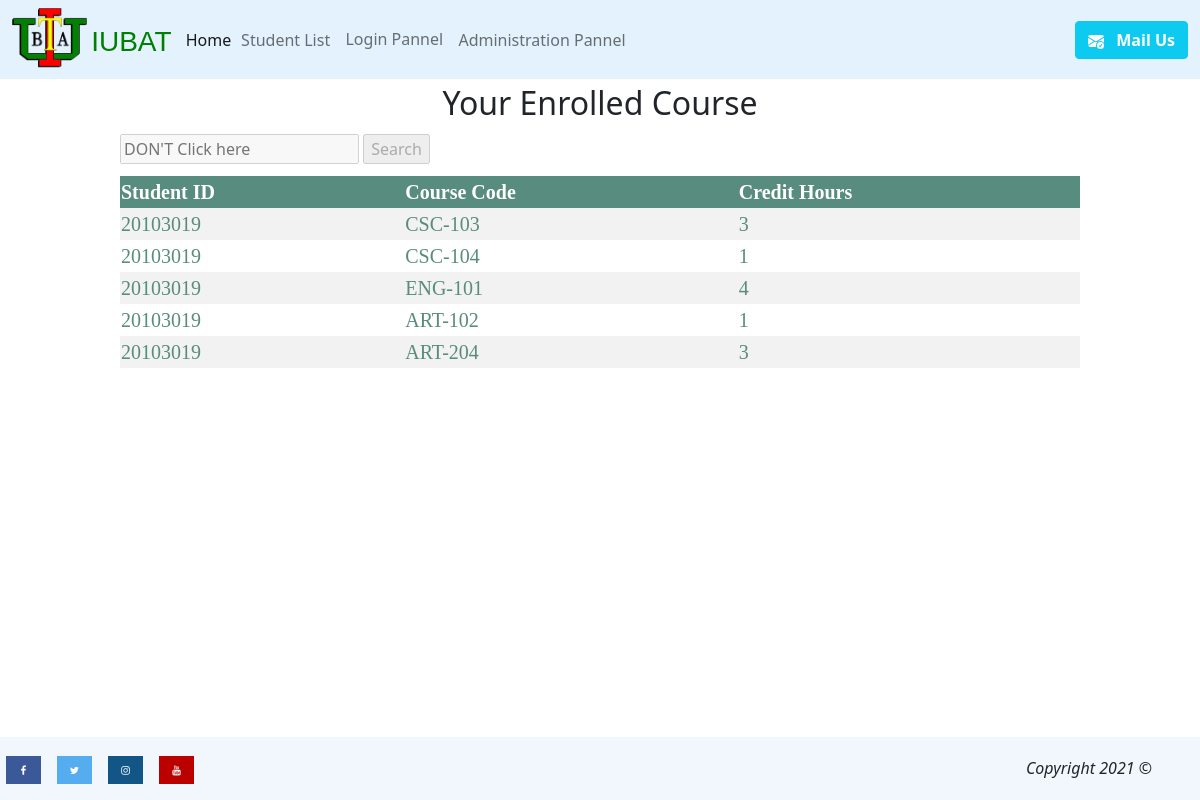
Screenshot of /homepage/show_stu_course.php (signed in) with the database file from the repository.
### tables this page shows
CREATE TABLE `course_enroll` (
  `student_id` int(10) NOT NULL,
  `faculty_id` int(10) NOT NULL,
  `course_code` varchar(20) NOT NULL,
  `credit_hours` int(10) NOT NULL
);

### homepage/show_stu_course.php (the view, shortened to what this page needs)
<!DOCTYPE html>
<html lang="en">
<head>
</head>
<body>
<?php
$rec = $_SESSION['user_login'];
include('header.php');
?>
<h2 style="margin-top: 7%; margin-bottom:1%; text-align:center">Your Enrolled Course</h2>
<form action="" method="post">
<div style="margin-left: 10%;">
<input type="text" name="search_name" id="search" disabled placeholder="DON'T Click here" required> <input type="submit" name="search" disabled value="Search">
</div>
</form>
<table style="margin-top: 1%; margin-bottom:16%;" >
<tr>
    <th>Student ID</th>
    <th>Course Code</th>
    <th>Credit Hours</th>
</tr>
<?php
include('connection.php');
if(isset($_REQUEST['search'])){
    $recv = $_REQUEST['search_name'];
    $sql = "SELECT * FROM `course_enroll` WHERE student_id = '$recv'";
}else
       $sql = "SELECT * FROM `course_enroll` WHERE `student_id`='$rec';";
       $result = mysqli_query($conn,$sql);
       if($result){
?>
<?php
       while ($data = mysqli_fetch_assoc($result)){
        ?>
            <tr>
                <td><?php echo $data['student_id']; ?></td>
                <td><?php echo $data['course_code']; ?></td>
                <td><?php echo $data['credit_hours'] ?></td>
            </tr>
 <?php
       }
  ?>
</table>
<?php
       } else{
           echo "You don't have any database";
       }
?>
<?php
include('footer.php');
?>

### homepage/show_stu_course.php (style rules this page uses)
table { border-collapse: collapse; width: 80%; color: #588c7e; font-family: 'Times New Roman', Times, serif; font-size: 20px; text-align: left; margin: auto; }
th { background-color: #588c7e; color: white; }
tr:nth-child(even) { background-color: #f2f2f2; }

### rows the page displays
course_enroll: student "20103019", course_code "CSC-103", credit_hours "3"
course_enroll: student "20103019", course_code "CSC-104", credit_hours "1"
course_enroll: student "20103019", course_code "ENG-101", credit_hours "4"
course_enroll: student "20103019", course_code "ART-102", credit_hours "1"
course_enroll: student "20103019", course_code "ART-204", credit_hours "3"
